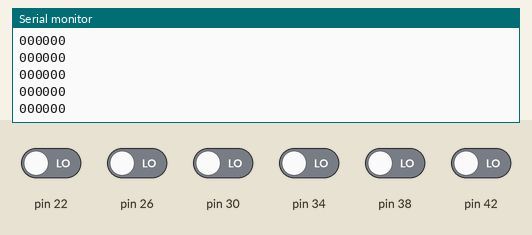
This sketch was run on a simulated Arduino Mega 2560, built with avr-gcc and run on an emulated ATmega2560. Shown: the last lines printed to the serial monitor. The test bench sets the inputs (shaded band); at power-on: pin 22, pin 26, pin 30, pin 34, pin 38, pin 42 LOW.

Above: at 1.2 s.
1.3 s: pin 22 driven HIGH
At 1.31 s:
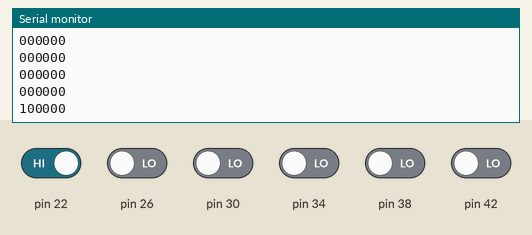
2.8 s: pin 26 driven HIGH
At 2.82 s:
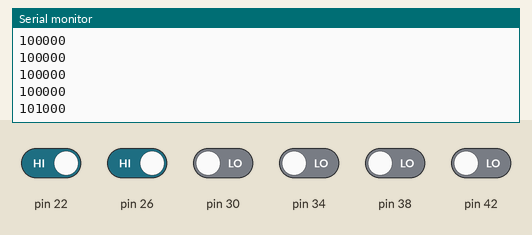
4.3 s: pin 30 driven HIGH
At 4.32 s:
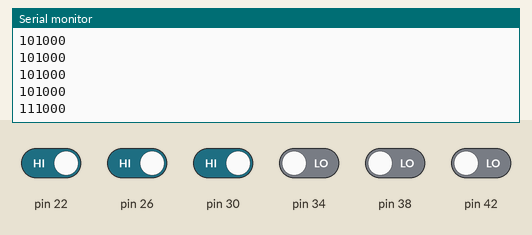
5.8 s: pin 34 driven HIGH
At 5.83 s:
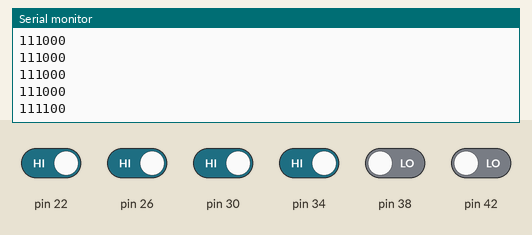
7.3 s: pin 38 driven HIGH
At 7.34 s:
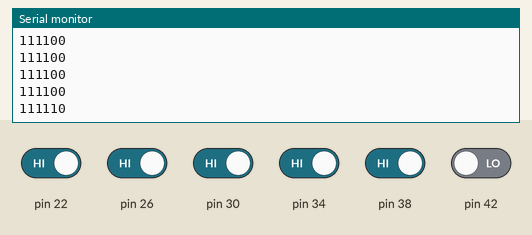
8.8 s: pin 42 driven HIGH
At 8.84 s:
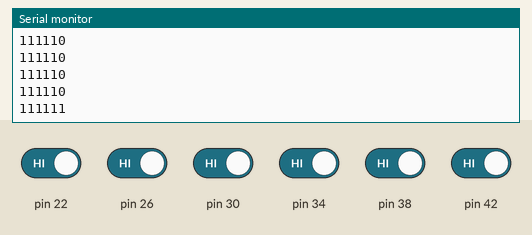
Timing chart, 0 to 11.3 s (numbered marks = the images above; inputs shaded):
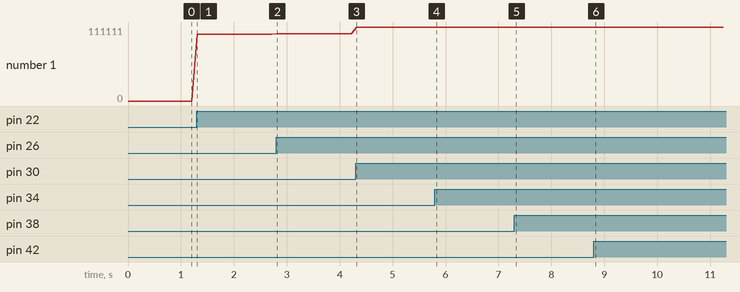

Measured:
- after the input at 1.3 s, the serial monitor: prints a new line at once (image 1)
- after the input at 2.8 s, the serial monitor: prints a new line at once (image 2)
- after the input at 4.3 s, the serial monitor: prints a new line at once (image 3)
- after the input at 5.8 s, the serial monitor: prints a new line at once (image 4)
- after the input at 7.3 s, the serial monitor: prints a new line at once (image 5)
- after the input at 8.8 s, the serial monitor: prints a new line at once (image 6)
- plotted number 1: 0 → 100000 after the input at 1.3 s, 100000 → 101000 after the input at 2.8 s, 101000 → 111000 after the input at 4.3 s, 111000 → 111100 after the input at 5.8 s, 111100 → 111110 after the input at 7.3 s

The sketch:

smartParking_arduino4.ino
```cpp
String inputString = "";         // a String to hold incoming data

bool stringComplete = false;  // whether the string is complete


void setup() {

  // initialize serial:

  Serial.begin(115200);

  // reserve 200 bytes for the inputString:

  inputString.reserve(200);

  pinMode(22,INPUT);
 pinMode(26,INPUT);
 pinMode(30,INPUT);
 pinMode(34,INPUT);
 pinMode(38,INPUT);
 pinMode(42,INPUT);

}


void loop() {

  // print the string when a newline arrives:

  if (stringComplete) {

    Serial.println(inputString);

    // clear the string:

    inputString = "";

    stringComplete = false;

  }
 //Serial.println("nekistring");

  Serial.print(digitalRead(22));
 Serial.print(digitalRead(30));
 Serial.print(digitalRead(26));
 Serial.print(digitalRead(34));
 Serial.print(digitalRead(38));
 Serial.println(digitalRead(42));
 delay(100);
}


/*

  SerialEvent occurs whenever a new data comes in the hardware serial RX. This

  routine is run between each time loop() runs, so using delay inside loop can

  delay response. Multiple bytes of data may be available.

*/

void serialEvent() {

  while (Serial.available()) {

    // get the new byte:

    char inChar = (char)Serial.read();

    // add it to the inputString:

    inputString += inChar;

    // if the incoming character is a newline, set a flag so the main loop can

    // do something about it:

    if (inChar == '\n') {

      stringComplete = true;

    }

  }

}
```
